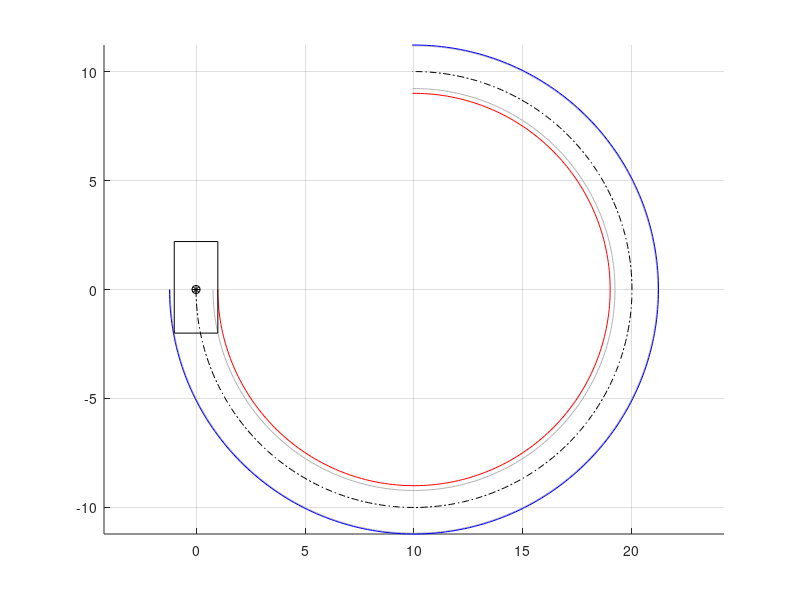

Source code (MATLAB): (Note: this script raises an error after producing the figure.)
% Script to generate vehicle path and collision data using a constant
% radius circular model of the vehicle behavior. Currently assumes the
% vehicle CG travels on the circle and that there is zero sideslip angle.
% Could be extended to include vehicle sideslip, though the approach
% would have to use either max sideslip angle or change the bounds of the
% vehicle as it goes around.

getNewData = 0;
if 1 == getNewData
    clearvars
end

% Vehicle trajectory information
vx = 20;        % longitudinal speed (m/s)
R = 10;         % path radius (m) with sign (+ left, - right)
p0 = [0,0];     % initial position of vehicle (m,m)
h0 = -pi/2;      % initial heading of vehicle (rad)
tf = 2.36;         % time horizon to check (s)
% Create a vector of the trajectory information
x0 = [p0'; h0; vx; R];
% Vehicle dimensional information
vehicle.a = 2.0;       % CG-front axle distance (m)
vehicle.b = 2.2;        % CG-rear axle distance (m)
vehicle.d = 2.0;        % vehicle width (m)

% Plot the points
figure(1)
clf
hold on
grid on
axis equal
plot(p0(1),p0(2),'k*')

% Calculate center point of vehicle trajectory circle
pc(1) = p0(1) + R*cos(h0+pi/2);
pc(2) = p0(2) + R*sin(h0+pi/2);

% Generate a trajectory for the given time horizon
del_t = 0.01;
t = (0:del_t:tf)';
theta = vx*t/R;
N = length(t);
pv = zeros(N,2);
pv(:,1) = R*cos(theta+h0-pi/2) + pc(1);
pv(:,2) = R*sin(theta+h0-pi/2) + pc(2);
% And plot the trajectory
plot(pv(:,1),pv(:,2),'k-.')

% Determine the bounding radii for all portions of the vehicle
Rmin = R - vehicle.d/2*sign(R);
Rinner = sign(R)*sqrt((R-vehicle.d/2*sign(R))^2 + vehicle.a^2);
Router = sign(R)*sqrt((R+vehicle.d/2*sign(R))^2 + vehicle.a^2);
Rmax = sign(R)*sqrt((R+vehicle.d/2*sign(R))^2 + max(vehicle.a,vehicle.b)^2);
travel_offset = h0 - pi/2;
theta_max_offset = sign(R)*atan2(-vehicle.b,sign(R)*R+vehicle.d/2);
plot(Rinner*cos(theta+travel_offset) + pc(1),Rinner*sin(theta+travel_offset) + pc(2),'-','color',[0.7 0.7 0.7]);
plot(Rmin*cos(theta+travel_offset) + pc(1),Rmin*sin(theta+travel_offset) + pc(2),'r-');
%plot(Rmax*cos(theta+travel_offset+theta_max_offset) + pc(1),Rmax*sin(theta+travel_offset+theta_max_offset) + pc(2),'b-');
plot(Router*cos(theta+travel_offset) + pc(1),Router*sin(theta+travel_offset) + pc(2),'-','color',[0.7 0.7 0.7]);
plot(Rmax*cos(theta+travel_offset) + pc(1),Rmax*sin(theta+travel_offset) + pc(2),'b-');

% Now determine where the front corners of the vehicle are at each moment
plf = zeros(N,2);
prf = zeros(N,2);
plr = zeros(N,2);
prr = zeros(N,2);
plf(:,1) = pv(:,1) + vehicle.a*cos(theta+h0) + vehicle.d/2*cos(theta+h0+pi/2);
plf(:,2) = pv(:,2) + vehicle.a*sin(theta+h0) + vehicle.d/2*sin(theta+h0+pi/2);
prf(:,1) = pv(:,1) + vehicle.a*cos(theta+h0) + vehicle.d/2*cos(theta+h0-pi/2);
prf(:,2) = pv(:,2) + vehicle.a*sin(theta+h0) + vehicle.d/2*sin(theta+h0-pi/2);
plr(:,1) = pv(:,1) - vehicle.b*cos(theta+h0) + vehicle.d/2*cos(theta+h0+pi/2);
plr(:,2) = pv(:,2) - vehicle.b*sin(theta+h0) + vehicle.d/2*sin(theta+h0+pi/2);
prr(:,1) = pv(:,1) - vehicle.b*cos(theta+h0) + vehicle.d/2*cos(theta+h0-pi/2);
prr(:,2) = pv(:,2) - vehicle.b*sin(theta+h0) + vehicle.d/2*sin(theta+h0-pi/2);
% And plot the front corners continuously
% plot(plf(:,1),plf(:,2),'r-')
% plot(prf(:,1),prf(:,2),'b-')
% plot(plr(:,1),plr(:,2),'r-.')
% plot(prr(:,1),prr(:,2),'b-.')
% Plot a few of the rear corners
inds = 1;%;[1; floor(N/4); floor(N/2); floor(3*N/4)];%
for i = 1:length(inds)
    plot(pv(inds(i),1),pv(inds(i),2),'ko')
    plot([plf(inds(i),1) prf(inds(i),1) prr(inds(i),1) plr(inds(i),1) plf(inds(i),1)],...
        [plf(inds(i),2) prf(inds(i),2) prr(inds(i),2) plr(inds(i),2) plf(inds(i),2)],'k');
end

if 1 == getNewData
    % Add an obstacle by clicking to generate the points and then turning the
    % points into a patch object
    obstacles = struct('id',{},'color',{},'primitive',{},'primparams',{},'aabb',{},'pointsX',{},'pointsY',{});
    
    for obstacleInd = 1:4
        [xobst,yobst] = ginput;
        obstacles(obstacleInd).pointsX = xobst;
        obstacles(obstacleInd).pointsY = yobst;
        obstacles(obstacleInd).color = [0.4 0.4 0.4];
    end
end
% Plot the patch object over the trajectory lines using the patch plotting
% utility
[h,hpts] = fcn_Patch_plotPatch(obstacles,1);
axis auto

%% Determine the nearest collision
tic
[collFlags,collTime,collAngle,collLoc,clearance,bodyCollLoc] = fcn_Patch_checkCollisions(x0,vehicle,obstacles);
ET = toc;

fprintf('Determined collision geometry for %d objects in %0.3f seconds.\n',length(collFlags),ET);

% Plot the car body
Rabs = abs(R);
forwardAngleOffset = sign(R)*pi/2;

for collInd = 1:length(collFlags)
    bodyLoc(1,1) = Rabs*cos(collAngle(collInd)) + pc(1) + vehicle.a*cos(collAngle(collInd)+forwardAngleOffset) - vehicle.d/2*cos(collAngle(collInd));
    bodyLoc(1,2) = Rabs*sin(collAngle(collInd)) + pc(2) + vehicle.a*sin(collAngle(collInd)+forwardAngleOffset) - vehicle.d/2*sin(collAngle(collInd));
    bodyLoc(2,1) = Rabs*cos(collAngle(collInd)) + pc(1) + vehicle.a*cos(collAngle(collInd)+forwardAngleOffset) + vehicle.d/2*cos(collAngle(collInd));
    bodyLoc(2,2) = Rabs*sin(collAngle(collInd)) + pc(2) + vehicle.a*sin(collAngle(collInd)+forwardAngleOffset) + vehicle.d/2*sin(collAngle(collInd));
    bodyLoc(3,1) = Rabs*cos(collAngle(collInd)) + pc(1) - vehicle.b*cos(collAngle(collInd)+forwardAngleOffset) + vehicle.d/2*cos(collAngle(collInd));
    bodyLoc(3,2) = Rabs*sin(collAngle(collInd)) + pc(2) - vehicle.b*sin(collAngle(collInd)+forwardAngleOffset) + vehicle.d/2*sin(collAngle(collInd));
    bodyLoc(4,1) = Rabs*cos(collAngle(collInd)) + pc(1) - vehicle.b*cos(collAngle(collInd)+forwardAngleOffset) - vehicle.d/2*cos(collAngle(collInd));
    bodyLoc(4,2) = Rabs*sin(collAngle(collInd)) + pc(2) - vehicle.b*sin(collAngle(collInd)+forwardAngleOffset) - vehicle.d/2*sin(collAngle(collInd));
    plot(bodyLoc([1:end 1],1),bodyLoc([1:end 1],2),'b-','linewidth',1);
    
    % Plot the collision or closest clearance point
    plot(collLoc(collInd,1),collLoc(collInd,2),'r*')
    
    if 1 == collFlags(collInd)
        fprintf('  For object %d, found a collision with TTC of %0.2f seconds at (%0.2f,%0.2f)\n',collInd,collTime(collInd),collLoc(collInd,1),collLoc(collInd,2));
    else
        fprintf('  For object %d, no collision detected. Smallest clearance distance is %0.2f units at (%0.2f,%0.2f), occurring at %0.2f seconds.\n',collInd,clearance(collInd),collLoc(collInd,1),collLoc(collInd,2),collTime(collInd));
    end
end

[~,firstColl] = conditionalMin(collTime,collFlags,'== 1');

% Create another copy of the figure
figure(1)
a1 = gca;
f2 = figure(2);
clf
a2 = copyobj(a1,f2);
figure(2)
axis([collLoc(firstColl,1)-2 collLoc(firstColl,1)+2 collLoc(firstColl,2)-2 collLoc(firstColl,2) + 2]);
% Create a legend
%legend('Vehicle Start Point','Vehicle Trajectory','Inner Vehicle Bound','Outer Vehicle Bound','Vehicle CG','Vehicle Outline at Start','Obstacle','Obstacle Vertices','Vehicle Outline at Collision','Collision Point','location','best')